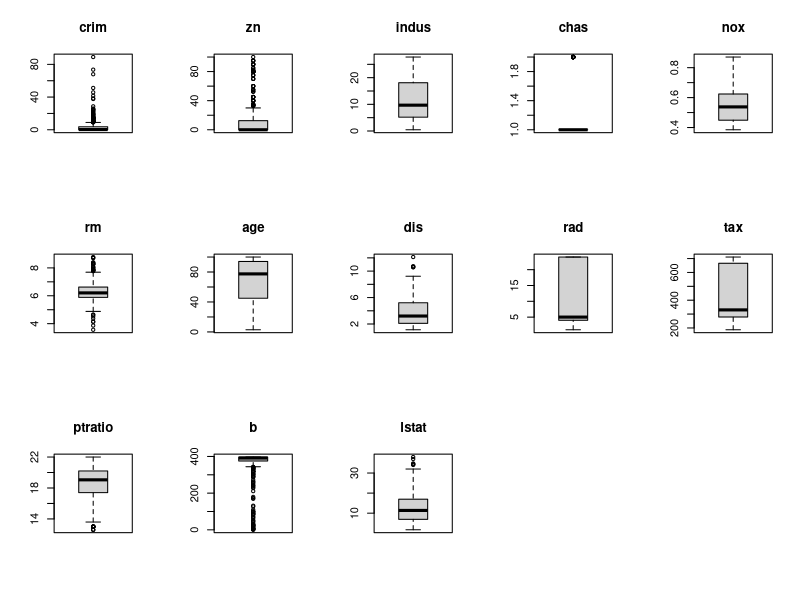
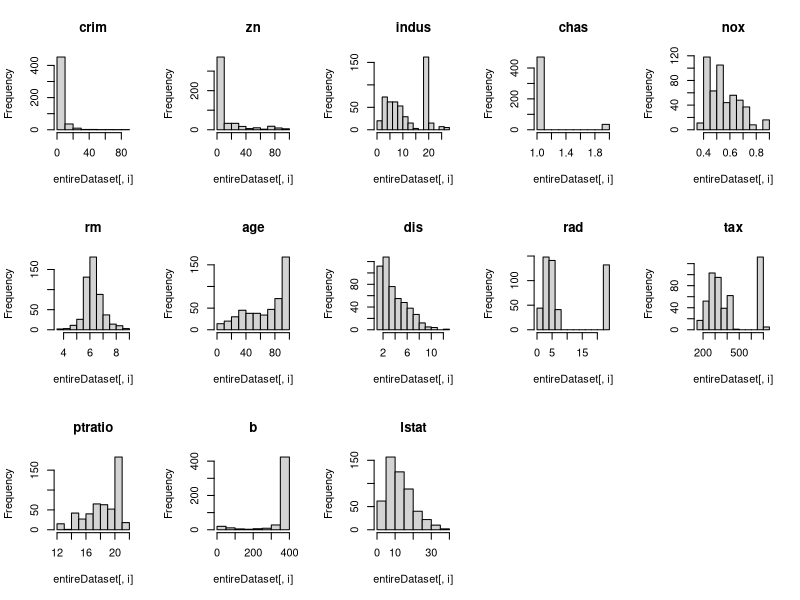
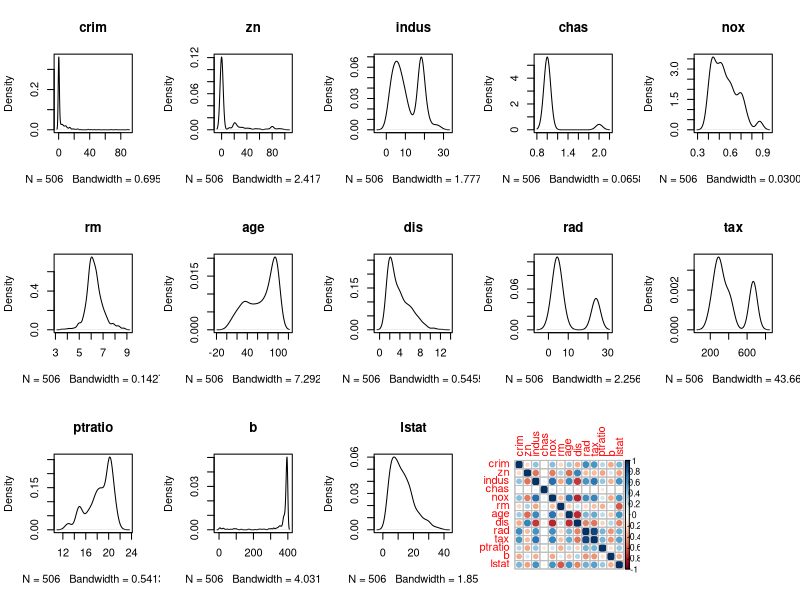

Source code (R) for these figures, in order: (Note: this script raises an error after producing the figures.)
## ---- chunk 1
knitr::opts_chunk$set(echo = TRUE)
## ---- chunk 2
library(caret)
library(corrplot)
library(mlbench)
## ---- chunk 3
startTimeScript <- proc.time()
#entireDataset <- read.csv("some_dataset.csv", header= TRUE, stringsAsFactors = FALSE)
data(BostonHousing)
entireDataset <- BostonHousing

# This particular dataset requires some data transformation prior to calculating the correlations
entireDataset[,'chas'] <- as.numeric(entireDataset[,'chas'])

# Rename the class/target column to a standard label
colnames(entireDataset)[ncol(entireDataset)] <- "targetVar"

# Use variable totCol to hold the number of columns in the dataframe
totCol <- ncol(entireDataset)
## ---- chunk 4
head(entireDataset)
## ---- chunk 5
dim(entireDataset)
## ---- chunk 6
sapply(entireDataset, class)
## ---- chunk 7
summary(entireDataset)
## ---- chunk 8
sapply(entireDataset, function(x) sum(is.na(x)))
## ---- chunk 9
# Set up a variable for the total number of attribute columns (totAttr)
totAttr <- totCol-1
# Set up the number of row and columns for visualization display. dispRow * dispCol should be >= totAttr
dispCol <- 5
if (totAttr%%dispCol == 0) {
dispRow <- totAttr%/%dispCol
} else {
dispRow <- (totAttr%/%dispCol) + 1
}
cat("Will attempt to create graphics grid (col x row): ", dispCol, ' by ', dispRow)
## ---- chunk 10
# Boxplots for each attribute
par(mfrow=c(dispRow,dispCol))
for(i in 1:totAttr) {
	boxplot(entireDataset[,i], main=names(entireDataset)[i])
}
## ---- chunk 11
# Histograms each attribute
par(mfrow=c(dispRow,dispCol))
for(i in 1:totAttr) {
	hist(entireDataset[,i], main=names(entireDataset)[i])
}
## ---- chunk 12
# Density plot for each attribute
par(mfrow=c(dispRow,dispCol))
for(i in 1:totAttr) {
	plot(density(entireDataset[,i]), main=names(entireDataset)[i])
}
## ---- chunk 13
# Correlation plot
correlations <- cor(entireDataset[,1:totAttr])
corrplot(correlations, method="circle")
## ---- chunk 14
# Not applicable for this iteration of the project.

# Mark missing values
#invalid <- 0
#entireDataset$some_col[entireDataset$some_col==invalid] <- NA

# Impute missing values
#entireDataset$some_col <- with(entireDataset, impute(some_col, mean))
## ---- chunk 15
# Not applicable for this iteration of the project.
## ---- chunk 16
# Not applicable for this iteration of the project.
## ---- chunk 17
seedNum <- 888
set.seed(seedNum)

# Create a list of the rows in the original dataset we can use for training
training_index <- createDataPartition(entireDataset$targetVar, p=0.70, list=FALSE)

# Use 70% of data to training and testing the models
training <- entireDataset[training_index,]

# Select the remaining 30% of the data for validation
validation <- entireDataset[-training_index,]
## ---- chunk 18
proc.time()-startTimeScript
## ---- chunk 19
# Run algorithms using 10-fold cross validation
control <- trainControl(method="repeatedcv", number=10, repeats=3)
metricTarget <- "RMSE"
## ---- chunk 20
# Linear Regression (Regression)
startTimeModule <- proc.time()
set.seed(seedNum)
fit.lm <- train(targetVar~., data=training, method="lm", metric=metricTarget, trControl=control)
proc.time()-startTimeModule
## ---- chunk 21
# Decision Tree - CART (Regression/Classification)
startTimeModule <- proc.time()
set.seed(seedNum)
fit.cart <- train(targetVar~., data=training, method="rpart", metric=metricTarget, trControl=control)
proc.time()-startTimeModule
## ---- chunk 22
# k-Nearest Neighbors (Regression/Classification)
startTimeModule <- proc.time()
set.seed(seedNum)
fit.knn <- train(targetVar~., data=training, method="knn", metric=metricTarget, trControl=control)
proc.time()-startTimeModule
## ---- chunk 23
# Support Vector Machine (Regression/Classification)
startTimeModule <- proc.time()
set.seed(seedNum)
fit.svm <- train(targetVar~., data=training, method="svmRadial", metric=metricTarget, trControl=control)
proc.time()-startTimeModule
## ---- chunk 24
# Bagged CART (Regression/Classification)
startTimeModule <- proc.time()
set.seed(seedNum)
fit.bagcart <- train(targetVar~., data=training, method="treebag", metric=metricTarget, trControl=control)
proc.time()-startTimeModule
## ---- chunk 25
# Random Forest (Regression/Classification)
startTimeModule <- proc.time()
set.seed(seedNum)
fit.rf <- train(targetVar~., data=training, method="rf", metric=metricTarget, trControl=control)
proc.time()-startTimeModule
## ---- chunk 26
# Stochastic Gradient Boosting (Regression/Classification)
startTimeModule <- proc.time()
set.seed(seedNum)
fit.gbm <- train(targetVar~., data=training, method="gbm", metric=metricTarget, trControl=control, verbose=F)
proc.time()-startTimeModule
## ---- chunk 27
results <- resamples(list(LR=fit.lm, CART=fit.cart, kNN=fit.knn, SVM=fit.svm, BagCART=fit.bagcart, RF=fit.rf, GBM=fit.gbm))
summary(results)
dotplot(results)
## ---- chunk 28
# Tuning algorithm #1 - Random Forest
startTimeModule <- proc.time()
set.seed(seedNum)
grid <- expand.grid(mtry = c(1:5))
fit.final1 <- train(targetVar~., data=training, method="rf", metric=metricTarget, tuneGrid=grid, trControl=control)
plot(fit.final1)
print(fit.final1)
proc.time()-startTimeModule
## ---- chunk 29
# Tuning algorithm #2 - Support Vector Machine
startTimeModule <- proc.time()
set.seed(seedNum)
grid <- expand.grid(sigma = c(.01, .015, 0.2), C = c(0.25, 0.5, 0.75, 1))
fit.final2 <- train(targetVar~., data=training, method="svmRadial", metric=metricTarget, tuneGrid=grid, trControl=control)
plot(fit.final2)
print(fit.final2)
proc.time()-startTimeModule
## ---- chunk 30
# Tuning algorithm #3 - Stochastic Gradient Boosting
startTimeModule <- proc.time()
set.seed(seedNum)
grid <- expand.grid(.n.trees=c(250, 400, 550), .shrinkage=c(0.01, 0.05, 0.1), .interaction.depth=c(1, 2, 3), .n.minobsinnode=c(1, 3, 5))
fit.final3 <- train(targetVar~., data=training, method="gbm", metric=metricTarget, tuneGrid=grid, trControl=control, verbose=F)
plot(fit.final3)
print(fit.final3)
proc.time()-startTimeModule
## ---- chunk 31
results <- resamples(list(RF=fit.final1, SVM=fit.final2, GBM=fit.final3))
summary(results)
dotplot(results)
## ---- chunk 32
predictions <- predict(fit.final3, newdata=validation)
valY <- validation[,totCol]
print(RMSE(predictions, valY))
print(R2(predictions, valY))
## ---- chunk 33
startTimeModule <- proc.time()
set.seed(seedNum)
grid <- expand.grid(.n.trees=400, .interaction.depth=3, .shrinkage=0.1, .n.minobsinnode=1)
finalModel <- train(targetVar~., data=entireDataset, method="gbm", metric=metricTarget, tuneGrid=grid, trControl=control, verbose=F)
summary(finalModel)
proc.time()-startTimeModule
## ---- chunk 34
#saveRDS(finalModel, "./finalModel_Regression.rds")
## ---- chunk 35
proc.time()-startTimeScript
